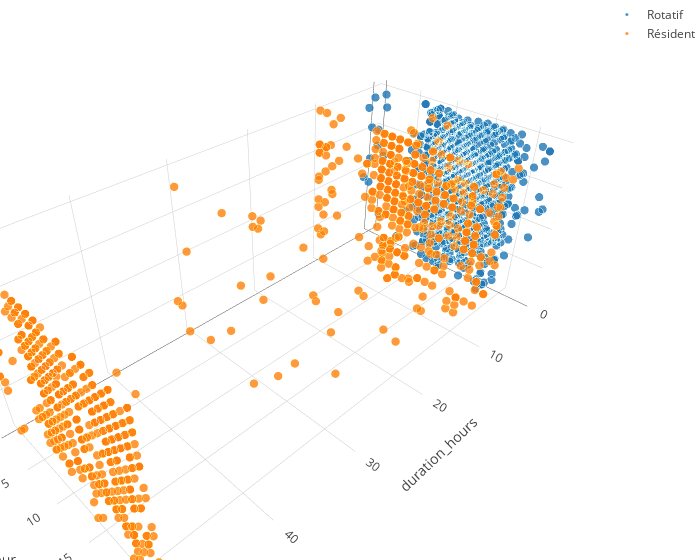

Source (notebook cell):
### Code cell
# Extract the 3D coordinates
data, label_x, label_y, label_z = pointsCoordinates(sample_df, n=1000)

# Definition of the layout
layout = go.Layout(
    scene = dict(
        xaxis = dict(
            title=label_x),
        yaxis = dict(
            title=label_y),
        zaxis = dict(
            title=label_z),),
        width=700,
        margin=dict(
        r=0,
        b=0,
        l=0,
        t=0
        )
)

# Display the data
fig = go.Figure(data=data, layout=layout)
py.iplot(fig, filename='simple-3d-scatter')

### Figure 1 — Plotly figure (JSON) as saved in the notebook; plotly's stock layout.template omitted (floating-point values rounded to 4 significant figures; data arrays with more than 128 entries replaced by an {"elided": "..."} marker saying what was removed)
{"data": [{"marker": {"line": {"color": "rgba(217, 217, 217, 0.14)", "width": 0.55}, "opacity": 0.8, "size": 3}, "mode": "markers", "name": "Rotatif", "type": "scatter3d", "uid": "2e140a40-e2d3-11e8-95f2-7c5cf8157174", "x": {"elided": "1000 float values"}, "y": {"elided": "1000 int values"}, "z": {"elided": "1000 int values"}}, {"marker": {"line": {"color": "rgba(155, 120, 64, 0.14)", "width": 0.55}, "opacity": 0.8, "size": 3}, "mode": "markers", "name": "Résident", "type": "scatter3d", "uid": "2e140a41-e2d3-11e8-95f2-7c5cf8157174", "x": {"elided": "1000 float values"}, "y": {"elided": "1000 int values"}, "z": {"elided": "1000 int values"}}], "layout": {"margin": {"b": 0, "l": 0, "r": 0, "t": 0}, "scene": {"xaxis": {"title": "duration_hours"}, "yaxis": {"title": "hour"}, "zaxis": {"title": "arrondissement"}}, "width": 700}}
